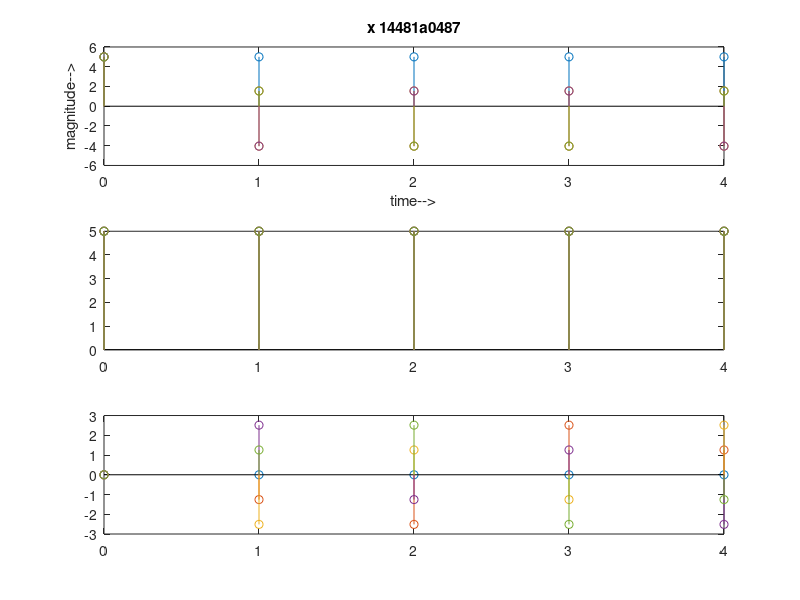

This figure's MATLAB source:
clc;clear all; close all;
x = input('Enter x(n): ');
n = input('Enter length of DFT: ');
N = [0:1:n-1]; k = [0:1:n-1];
nk = N' * k;
wn = exp(-j*2*pi/n);
wnk = wn.^nk;
%a = conj (wnk)
X = wnk * x';
subplot(3,1,1);stem(N,X);
xlabel('time-->');
ylabel('magnitude-->');
title('x 14481a0487');
m = abs(X);
theta = angle(X);
subplot(3,1,2);stem(k,m);
subplot(3,1,3);stem(k,theta);